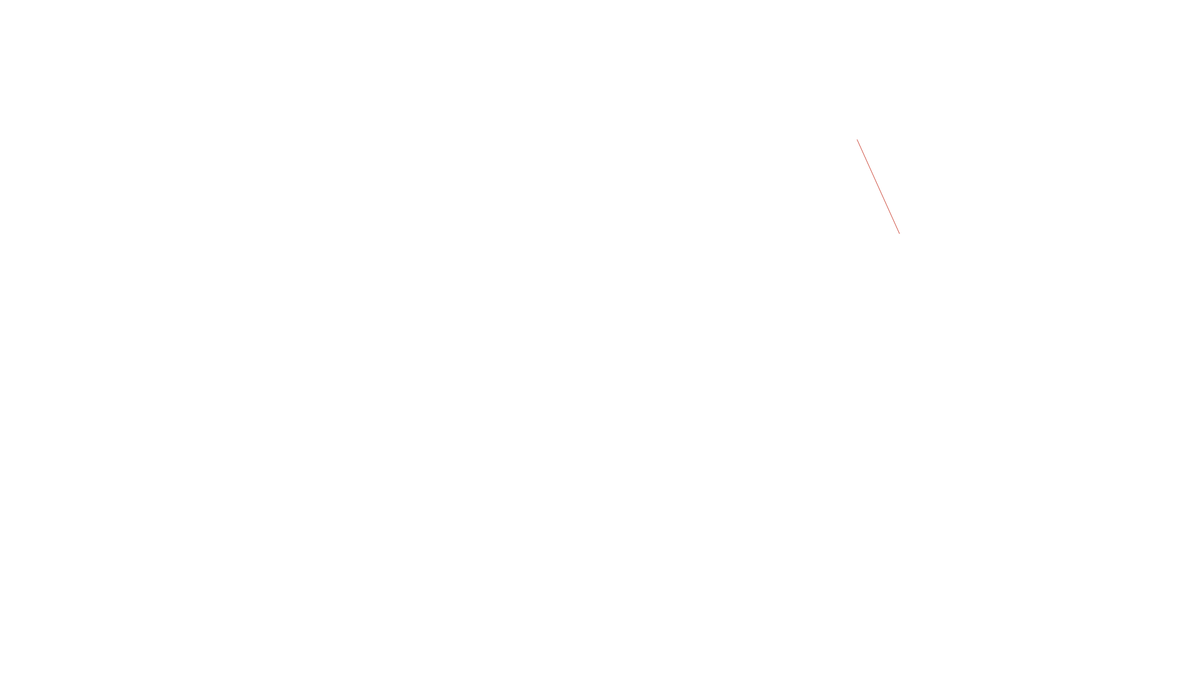
Frame 1 (no input)
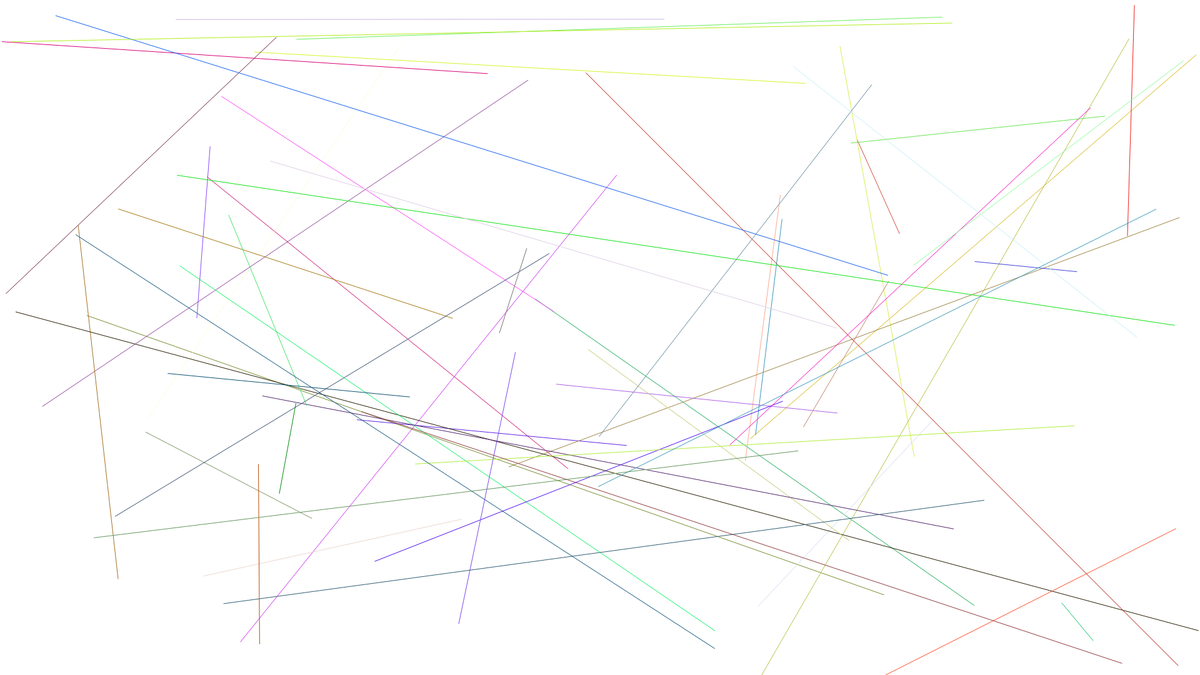
Frame 60 (no input)
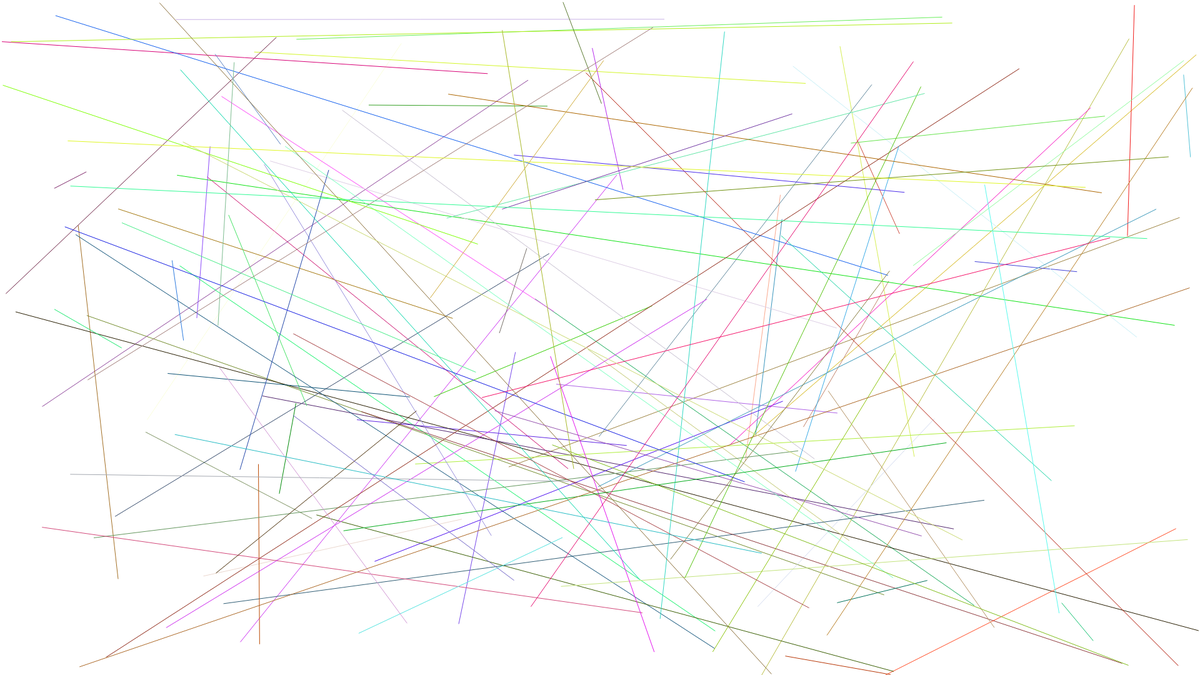
Frame 120 (the mouse pressed at the canvas centre since frame 60)

The p5.js sketch that drew these frames (run headless with seeded random() and noise() and a simulated clock; from frame 60 on, the mouse is pressed at the canvas centre):

// p5.js sketch
// ── sketch.js

function setup() {
    createCanvas(1920,1080);
}
function draw() {
    var inicioX = random([0], [1920]);
    var inicioY = random([0], [1080]);
    var finalX = random([0],[1920]);
    var finalY = random([0], [1080]);
    stroke(random([0], [255]),random([0], [255]),random([0], [255]));
    line(inicioX, inicioY, finalX, finalY)
}
